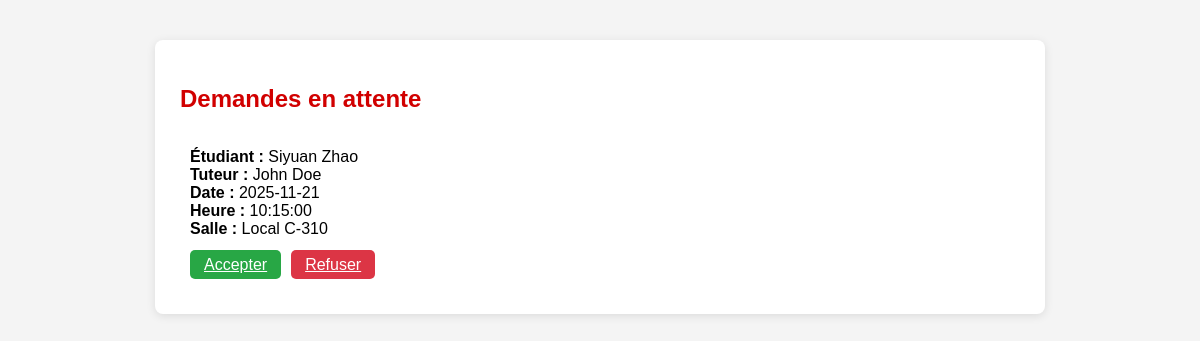
The app's page /demande.php with its own data.
### tables this page shows
CREATE TABLE rendez_vous (
    id_rdv INT AUTO_INCREMENT PRIMARY KEY,
    id_etudiant INT NOT NULL,
    id_tuteur INT NOT NULL,
    id_service INT NULL,
    date_rdv DATE NOT NULL,
    heure TIME NOT NULL,
    duree DECIMAL(4,2) DEFAULT 1.50,
    statut ENUM('en_attente', 'confirmé', 'annulé') DEFAULT 'en_attente',
    salle VARCHAR(50) DEFAULT 'Biblio B-101',
    commentaire TEXT,

    FOREIGN KEY (id_etudiant) REFERENCES etudiants(id_etudiant) ON DELETE CASCADE,
    FOREIGN KEY (id_tuteur) REFERENCES tuteurs(id_tuteur) ON DELETE CASCADE,
    FOREIGN KEY (id_service) REFERENCES services(id_service) ON DELETE SET NULL
);

CREATE TABLE etudiants (
    id_etudiant INT AUTO_INCREMENT PRIMARY KEY,
    nom VARCHAR(100) NOT NULL,
    prenom VARCHAR(100) NOT NULL,
    email VARCHAR(150) UNIQUE NOT NULL,
    programme VARCHAR(100) DEFAULT 'Techniques de l’informatique',
    date_inscription TIMESTAMP DEFAULT CURRENT_TIMESTAMP
);

CREATE TABLE tuteurs (
    id_tuteur INT AUTO_INCREMENT PRIMARY KEY,
    nom VARCHAR(100) NOT NULL,
    prenom VARCHAR(100) NOT NULL,
    specialite VARCHAR(150),
    email VARCHAR(150) UNIQUE NOT NULL,
    telephone VARCHAR(20),
    date_inscription TIMESTAMP DEFAULT CURRENT_TIMESTAMP
);

### demande.php (the view, shortened to what this page needs)
<?php
$host = "localhost";
$user = "root";
$password = "";
$db = "tutoplus_db";
$conn = new mysqli($host, $user, $password, $db);
$sql = "
    SELECT r.*,
           e.nom AS nom_etudiant, e.prenom AS prenom_etudiant,
           t.nom AS nom_tuteur, t.prenom AS prenom_tuteur
    FROM rendez_vous r
    JOIN etudiants e ON r.id_etudiant = e.id_etudiant
    JOIN tuteurs t ON r.id_tuteur = t.id_tuteur
    WHERE r.statut = 'en_attente'
    ORDER BY r.date_rdv, r.heure
";
$result = $conn->query($sql);
?>
<!DOCTYPE html>
<html lang="fr">
<head>
    <link rel="stylesheet" href="style.css">
</head>
<body>
<div class="container">
    <h2 style="color:#d10000;">Demandes en attente</h2>
    <?php
    if ($result->num_rows > 0) {
        while ($row = $result->fetch_assoc()) {
            echo "<div class='demande'>";
            echo "<b>Étudiant :</b> {$row['prenom_etudiant']} {$row['nom_etudiant']}<br>";
            echo "<b>Tuteur :</b> {$row['prenom_tuteur']} {$row['nom_tuteur']}<br>";
            echo "<b>Date :</b> {$row['date_rdv']}<br>";
            echo "<b>Heure :</b> {$row['heure']}<br>";
            echo "<b>Salle :</b> {$row['salle']}<br><br>";
            echo "<a class='btn accept' href='update_demande.php?id={$row['id_rdv']}&action=accept'>Accepter</a>";
            echo "<a class='btn refuse' href='update_demande.php?id={$row['id_rdv']}&action=refuse'>Refuser</a>";
            echo "</div>";
        }
    } else {
        echo "<p>Aucune demande en attente.</p>";
    }
    ?>
</div>
</body>
</html>

### style.css (style rules this page uses)
:root { --couleur-principale: #d10000; --couleur-secondaire: #bdbdbd; --couleur-fond: #ffffff; --couleur-texte: #000000; --font-principale: Arial, Helvetica, sans-serif; --slot-height: 50px; }
html, body { height: 100%; }
body { display: flex; flex-direction: column; min-height: 100vh; font-family: Arial; background: var(--couleur-fond); margin: 0; padding: 0; }

### demande.php (style rules this page uses)
body { font-family: Arial; background: #f4f4f4; }
.container { width: 70%; margin: 40px auto; background: white; padding: 25px; border-radius: 8px; box-shadow: 0 2px 10px rgba(0,0,0,0.1); }
.demande { border-bottom: 1px solid #ddd; padding: 15px 10px; }
.demande:last-child { border-bottom: none; }
.btn { padding: 6px 14px; border: none; color: white; border-radius: 5px; cursor: pointer; margin-right: 10px; }
.accept { background: #28a745; }
.refuse { background: #dc3545; }

### records on screen
rendez_vous: id_etudiant.prenom "Siyuan", id_etudiant.nom "Zhao", id_tuteur.prenom "John", id_tuteur.nom "Doe", date_rdv "2025-11-21", heure "10:15:00", salle "Local C-310"
